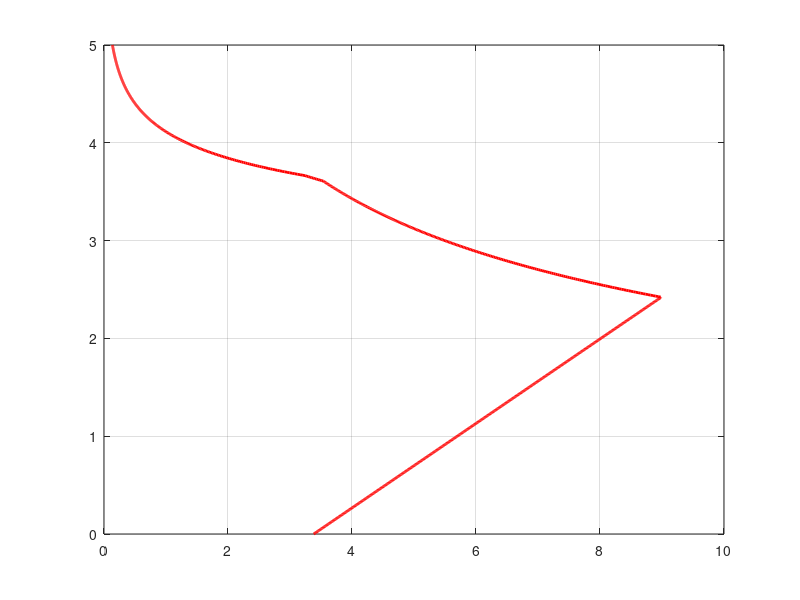

Recreate this plot in MATLAB. (Note: this script raises an error after producing the figure.)
function [Depth, S] = DombardMcKinnon2006
%%% This function will compute a failure envelope for Europa, following Dombard &
%%% McKinnon (2006) and reproducing figure 2 in that paper.

%%% Some constants from Dombard & McKinnon.
D = 5;                                                      % shell thickness [km]
g = 1.31;                                                   % Europa gravity [m / s^2]
R = 8.314;                                                  % gas constant [J / (mol K]
rho_ice = 950;                                              % ice density [kg/m^3]

%%% Depth [km].
Depth = linspace(0, D, 1000)';

%%% Temperature profile.
T_s = 80;                                                   % Surface temperature [K]
dTdz = 18;                                                  % thermal gradient [K/km]
TempK = T_s + dTdz*Depth;                                   % [K]

%%% Lithostatic stress [MPa]
sigma_L = 1e-3*g*rho_ice*Depth;

%%% Friction failure in terms of principal stresses, assuming that sigma_3 is equal to
%%% the lithostatic stress. This also assumes that failure surfaces are on optimally 
%%% oriented planes. I.E., planes at an angle phi = atan(mu) measured from sigma_3 in 
%%% the direction of sigma_1. So the orientation of the failures surfaces are 
%%% determined by the friction coefficient.
mu_0 = 0.55;                                           % eq (1a) in Dombard & McKinnon
phi = atan(mu_0);
C = 1;                                                 % Cohesion [MPa]
sigma_1 = (2*C + (cos(phi) + mu_0.*(sin(phi) + 1)).*sigma_L)...
    ./(cos(phi) + mu_0.*(sin(phi) - 1));
Tau_F = sigma_1 - sigma_L;

%%% Ice flow laws, paramters for Regimes A, B, and C are from from Dombard & McKinnon 
%%% (2001), Table 1. These regimes represent grainsize insensitive disclocation creep 
%%% mechanisms. See Durham & Stern (2001) for references. See text in D & M (2006) in 
%%% the paragraph after eq (1b). Symbols here are after Dombard & McKinnon (2001).
e = 1e-15;                                             % strain rate [1/s]

%%% Regime A, 240 - 258 K.
Q_A = 91e3;                                             % [J / mol]
n_A = 4;                                                % stress exponent
A_A = 10^11.8;                                          % [1 / (s MPa^n)]
A_A = A_A*(3^(1/2)/2)^(n_A + 1);
Tau_A = ((e/A_A)*exp(Q_A./(R*TempK))).^(1/n_A);         % [MPa]

%%% Regime B.
Q_B = 61e3;                                             % [J / mol]
n_B = 4;                                                % stress exponent
A_B = 10^5.1;                                           % [1 / (s MPa^n)]
A_B = A_B*(3^(1/2)/2)^(n_B + 1);
Tau_B = ((e/A_B)*exp(Q_B./(R*TempK))).^(1/n_B);         % [MPa]

%%% Regime C.
% Q_C = 36e3;                                             % [J / mol]
% n_C = 4.7;
% A_C = 10^(-2.8);                                        % [1 / (s MPa^n)]
Q_C = 39e3;                                             % [J / mol]
n_C = 6;                                                % stress exponent
A_C = 10^(-3.8);                                        % [1 / (s MPa^n)]
A_C = A_C*(3^(1/2)/2)^(n_C + 1);
Tau_C = ((e/A_C)*exp(Q_C./(R*TempK))).^(1/n_C);         % [MPa]

%%% Grainsize sensitive grain boundary sliding from Goldsby & Kohlstedt (2001). Here,
%%% using parameter values listed in Table in in Dombard & McKinnon (2001).
d = 1e-3;                                               % grainsize [m]
Q_G = 49e3;                                             % [J / mol]
m_G = 1.4;                                              % grainsize exponent
n_G = 1.8;                                              % stress exponent
A_G = 3.9e-3;                                           % [1 / (s m^m MPa^n)]
A_G = A_G*(3^(1/2)/2)^(n_G + 1);
Tau_G = ((e*d^m_G/A_G)*exp(Q_G./(R*TempK))).^(1/n_G);         % [MPa]

%%% Find the failure envelope.
S = [Tau_F, Tau_A, Tau_B, Tau_C, Tau_G];
S = min(S,[],2);

%%% Plot the failure envelope. Compare with dashed line for 'DRY lambda = 0'
%%% in Figure 5 in B&K.
figure;
plot(S, Depth, 'r', 'LineWidth', 2)
grid on
ax = gca;
ax.YDir = 'reverse';
ax.FontSize = 14;
ax.XLim = [0 10];
ax.YLim = [0 5];
title('Fig. 2 from Dombard & McKinnon (2006)')
xlabel('Differential Stress Magnitude (MPa)', 'FontSize', 16)
ylabel('Depth (km)', 'FontSize', 16)
